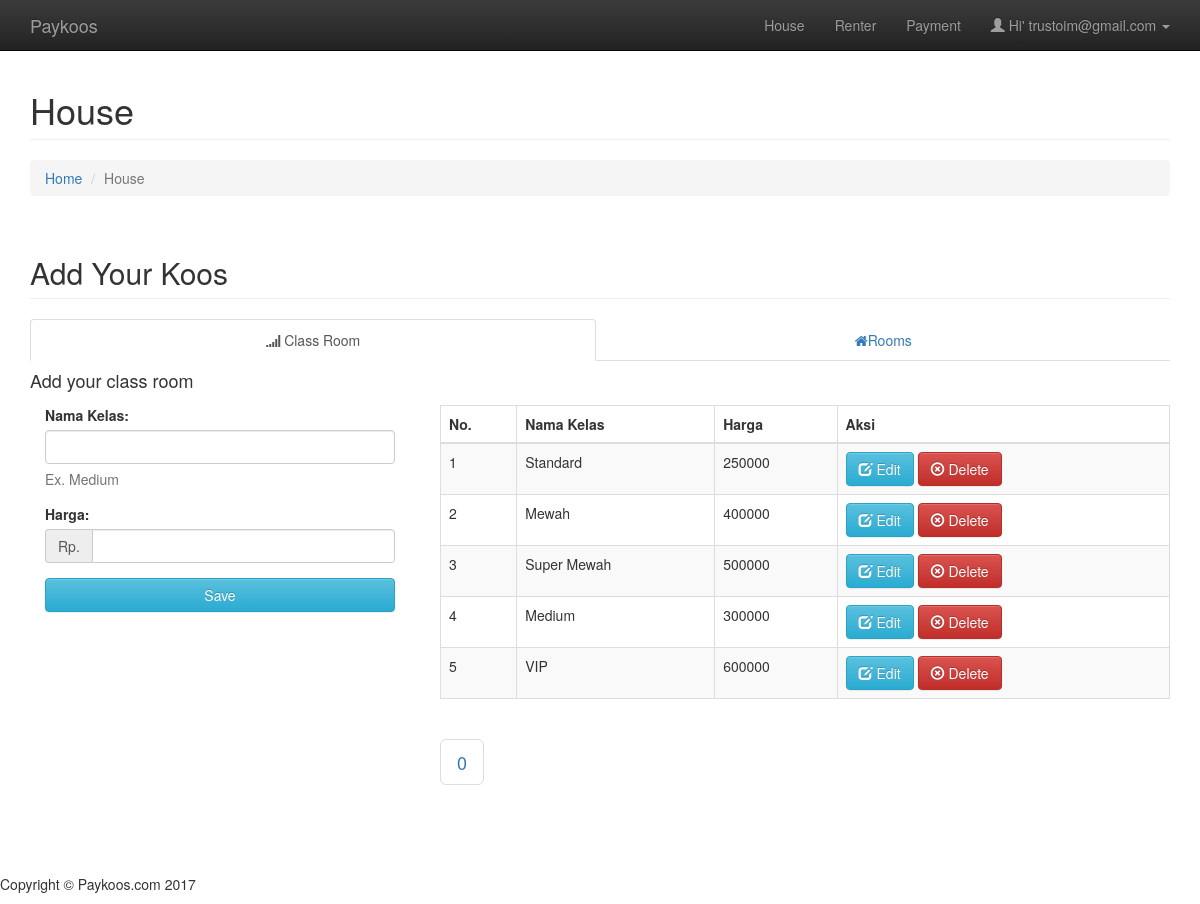
Page /owner-house.php (signed in) on the committed database.
### tables this page shows
CREATE TABLE `tbl_owner` (
  `id_owner` int(11) NOT NULL,
  `username` varchar(50) NOT NULL,
  `password` varchar(255) NOT NULL,
  `email` varchar(255) NOT NULL,
  `fullname` varchar(85) NOT NULL,
  `gender` varchar(15) NOT NULL,
  `phone` varchar(14) NOT NULL,
  `address` varchar(255) NOT NULL,
  `id_role` int(10) NOT NULL
);

CREATE TABLE `tbl_class` (
  `id_class` int(11) NOT NULL,
  `id_owner` int(11) NOT NULL,
  `class_name` varchar(50) NOT NULL,
  `price` int(10) NOT NULL DEFAULT '0'
);

### app/config/class.phroomowner.php (called while the page is built, shortened)
<?php
	$page_counter 	= 0;
 ?>

### owner-house.php (the view, shortened to what this page needs)
<?php
	require_once 'app/config/class.owner.php';
	require_once 'app/config/class.phclassowner.php';
	require_once 'app/config/class.phroomowner.php';
	$auth_owner	= new OWNER();
	$id_owner	= $_SESSION['user_session'];
	$stmt	= $auth_owner->runQuery("SELECT * FROM tbl_owner WHERE id_owner=:id_owner");
	$stmt->execute(array(":id_owner"=>$id_owner));
	$ownerRow=$stmt->fetch(PDO::FETCH_ASSOC);
	include 'app/view/header.php';
	include 'app/view/owner/menu-owner.php';
	include 'app/view/owner/house-owner.php';
	include 'app/view/footer.php';
 ?>

### app/config/class.owner.php (called while the page is built, shortened)
<?php
	class OWNER
	{
	    private $conn;
	    public function __construct()
	    {
	    	$database 	= new Database();
	    	$db 		= $database->dbConnection();
	    	$this->conn = $db;
	    }
	    public function runQuery($sql)
	    {
	    	$stmt	= $this->conn->prepare($sql);
	    	return $stmt;
	    }
	}
 ?>

### owner-house.php (the view, shortened to what this page needs)
<?php
	require_once 'app/config/class.owner.php';
	require_once 'app/config/class.phclassowner.php';
	require_once 'app/config/class.phroomowner.php';
	$auth_owner	= new OWNER();
	$id_owner	= $_SESSION['user_session'];
	$stmt	= $auth_owner->runQuery("SELECT * FROM tbl_owner WHERE id_owner=:id_owner");
	$stmt->execute(array(":id_owner"=>$id_owner));
	$ownerRow=$stmt->fetch(PDO::FETCH_ASSOC);
	include 'app/view/header.php';
	include 'app/view/owner/menu-owner.php';
	include 'app/view/owner/house-owner.php';
	include 'app/view/footer.php';
 ?>

### app/config/class.phclassowner.php (shortened to what this page needs)
<?php
	$db 	= new Database();
	$conn 	= $db->dbConnection();
	$id_owner = $_SESSION['user_session'];
	$sql = "SELECT * FROM tbl_owner WHERE id_owner=:id_owner";
	$query = $conn->prepare($sql);
	$query->execute(array(":id_owner"=>$id_owner));
	$ownerRow = $query->fetch(PDO::FETCH_ASSOC);
	$start 			= 0;
	$per_page		= 5;
	$sql = "SELECT
				cla.id_class,
				own.id_owner,
				cla.class_name,
				cla.price
			FROM tbl_owner AS own
				LEFT JOIN tbl_class AS cla ON cla.id_owner = own.id_owner
			WHERE own.id_owner='$ownerRow[id_owner]' LIMIT $start, $per_page";
	$query = $conn->prepare($sql);
	$query->execute();
	$resultClass = null;
	if ($query->rowCount() == 0) {
	}
	else {
		while ($row = $query->fetch(PDO::FETCH_ASSOC)) {
			$resultClass[] = "<td>".$row['class_name']."</td><td>".$row['price']."</td><td>
                                                                    <a class='btn btn-info' href='owner-houseclass-edit.php?id_class=".$row['id_class']."' title='Click For Edit'><span class='glyphicon glyphicon-edit'></span> Edit</a>
                                                                    <a class='btn btn-danger' href='?delete_idclass=".$row['id_class']."' title='Click For Delete'><span class='glyphicon glyphicon-remove-circle'></span> Delete</a>
                                                                </td>";
		}
	}
 ?>

### app/view/owner/menu-owner.php (shortened to what this page needs)
<nav class="navbar navbar-inverse navbar-fixed-top" role="navigation">
    <div class="container">
        <div class="navbar-header">
            <a class="navbar-brand" href="owner-index.php">Paykoos</a>
        </div>
        <div class="collapse navbar-collapse" id="bs-example-navbar-collapse-1">
            <ul class="nav navbar-nav navbar-right">
                <li>
                    <a href="owner-house.php">House</a>
                </li>
                <li>
                    <a href="owner-renter.php">Renter</a>
                </li>
                <li>
                    <a href="owner-payment.php">Payment</a>
                </li>
                <li class="dropdown">
                    <a href="#" class="dropdown-toggle" data-toggle="dropdown"><span class="glyphicon glyphicon-user"></span>&nbsp;Hi' <?php echo $ownerRow['email']; ?>&nbsp;<b class="caret"></b></a>
                </li>
            </ul>
        </div>
    </div>
</nav>

### app/view/owner/house-owner.php (shortened to what this page needs)
<div class="container">
        <div class="row">
            <div class="col-lg-12">
                <h1 class="page-header">House
                </h1>
                <ol class="breadcrumb">
                    <li><a href="owner-index.php">Home</a>
                    </li>
                    <li class="active">House</li>
                </ol>
            </div>
        </div>
        <div class="row">
            <div class="col-lg-12">
                <h2 class="page-header">Add Your Koos</h2>
            </div>
            <div class="col-lg-12">
                <ul id="myTab" class="nav nav-tabs nav-justified">
                    <li class="active"><a href="#class-room" data-toggle="tab"><i class="fa fa-signal"></i> Class Room</a>
                    </li>
                    <li class=""><a href="#rooms" data-toggle="tab"><i class="fa fa-home"></i>Rooms</a>
                    </li>
                </ul>
                <div id="myTabContent" class="tab-content">
                    <div class="tab-pane fade active in" id="class-room">
                        <h4>Add your class room</h4>
                        <div class="col-md-4">
                            <div class="form-group">
                                <form method="post" accept-charset="utf-8">
                                    <div class="control-group form-group">
                                        <div class="controls">
                                            <label>Nama Kelas:</label>
                                            <input type="text" name="class_name" class="form-control">
                                            <p class="help-block">Ex. Medium</p>
                                        </div>
                                    </div>
                                        <div class="control-group form-group">
                                            <div class="controls">
                                                <label>Harga:</label>
                                                <div class="input-group">
                                                    <span class="input-group-addon">Rp.</span>
                                                    <input type="number" name="price" class="form-control" required>
                                                </div>
                                            </div>
                                        </div>
                                        <div class="control-group form-group">
                                            <div class="controls">
                                                <button type="submit" name="btn-save-classroom" class="btn btn-info form-control">Save</button>
                                            </div>
                                        </div>
                                </form>
                            </div>
                        </div>
                        <div class="col-md-8 navbar-right">
                            <div class="form-group">
                                <form method="post" accept-charset="utf-8">
                                    <div class="table-responsive">
                                        <table id="dataClass" class="table table-striped table-bordered table-hover">
                                            <thead>
                                                <tr>
                                                    <th>No.</th>
                                                    <th>Nama Kelas</th>
                                                    <th>Harga</th>
                                                    <th>Aksi</th>
                                                </tr>
                                            </thead>
                                            <tbody>
                                                <?php
                                                    $no_class = 1;
                                                    ?>
                                                    <tr class="<?php if($no_class % 2 == 0){echo "odd";} else {echo "even";} ?>">
                                                        <?php
                                                            for ($i=0; $i < count($resultClass); $i++) {
                                                                echo "<td>" . $no_class++ . "</td>";
                                                                echo $resultClass[$i]."</tr>";
                                                            }
                                                         ?>
                                            </tbody>
                                        </table>
                                    </div>
                                    <nav aria-label="...">
                                        <ul class="pagination pagination-lg">
                                            <?php
                                                if ($page_counter == 0) {
                                                    echo "<li><a href=?start='0' class='active'>0</a></li>";
                                                }
                                             ?>
                                        </ul>
                                    </nav>
                                </form>
                            </div>
                        </div>
                    </div>
                </div>
            </div>
        </div>
</div>

### asset/css/modern-business.css (style rules this page uses)
html, body { height: 100%; }
body { padding-top: 50px; }

### rows in the picture
tbl_owner: email "trustoim@gmail.com"
tbl_class: class_name "Standard", price "250000"
tbl_class: class_name "Mewah", price "400000"
tbl_class: class_name "Super Mewah", price "500000"
tbl_class: class_name "Medium", price "300000"
tbl_class: class_name "VIP", price "600000"
